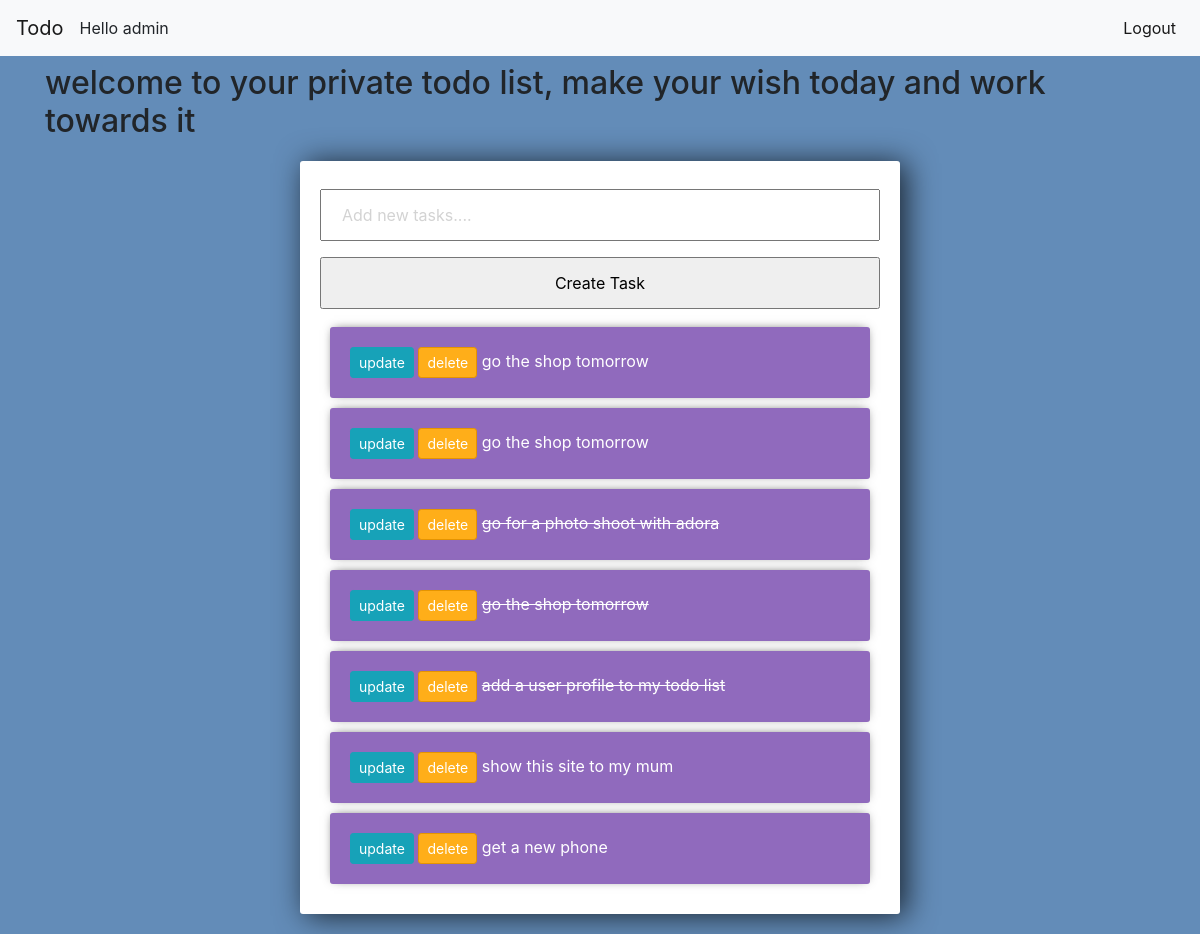
The app's page / (signed in) with its own data.
### task/models.py (models this page shows)
class Task(models.Model):
    title = models.CharField(max_length=200)
    completed = models.BooleanField(default=False)
    date_created = models.DateTimeField(auto_now_add=True)
    def __str__(self):
        return self.title
    class Meta:
        verbose_name = 'TodoList list'
        verbose_name_plural = 'TodoList lists'
        ordering = ['-date_created']

### task/views.py (the view)
# urls.py: path('', task_view, name='home'),
@login_required
def task_view(request):
    tasks = Task.objects.all()
    form = TaskForm()
    if request.method == 'POST':
        form = TaskForm(request.POST)
        if form.is_valid():
            form.save()
        return redirect('/')
    context = {'tasks': tasks, 'form': form}
    return render(request, 'home.html', context)

### task/forms.py
class TaskForm(forms.ModelForm):
    title = forms.CharField(widget=forms.TextInput(attrs={'placeholder': 'Add new tasks....'}))
    class Meta:
        model = Task
        fields = '__all__'

### templates/home.html (shortened to what this page needs)
{% extends 'base.html' %}
{% block content%}
    <form method="POST" action="/">
    {{form.title}}
    <input type="submit" name="create new task" value="Create Task">
    </form>
    <div class="todo-list">
        {% for task in tasks %}
        <div class="item-row">
             <a class ="btn btn-sm btn-info" href="{% url 'update_task' task.id %}">update</a>
            <a class ="btn btn-sm btn-danger" href="{% url 'delete_task' task.id %}">delete</a>
        {% if task.completed == True %}
            <strike>{{task}}</strike>
        {% else %}
            <span>{{task}}</span>
        {% endif%}
        </div>
        {% endfor %}
    </div>
{% endblock %}

### templates/base.html (shortened to what this page needs)
<!doctype html>
<html lang="en">
  <head>
    <link rel="stylesheet" href="https://stackpath.bootstrapcdn.com/bootstrap/4.4.1/css/bootstrap.min.css">
  </head>
  <body>
<div>
      <nav class="navbar navbar-expand-lg navbar-light bg-light">
    <a class="navbar-brand" href="#">Todo</a>
    <div class="collapse navbar-collapse" id="navbarSupportedContent">
        <ul class="navbar-nav mr-auto">
            <li class="nav-item active"> Hello {{ request.user}} </li>
        </ul>
    </div>
          <ul class="navbar-nav mr-auto">
            <li class="nav-item active">
                <a class="nav-link" href="{% url 'logout' %}">Logout <span class="sr-only">(current)</span></a>
            </li>
        </ul>
</nav>
</div>
<div class="container">
    <h2>welcome to your private todo list, make your wish today and work towards it</h2>
</div>
<div class="center-column">
    {% block content %}
    {% endblock%}
</div>
  </body>
</html>

### templates/home.html (style rules this page uses)
body { background-color: #638CB8; }
input { width: 100%; padding: 12px 20px; margin:8px 0; box-sizing: border-box; }
input::placeholder { color:#d3d3d3; }
.center-column { width:600px; margin: 20px auto; padding:20px; background-color:#fff; border-radius: 3px; box-shadow:6px 2px 30px 0px rgba(0,0,0,0.75); }
.item-row { background-color: #906abd; margin: 10px; padding: 20px; border-radius: 3px; color: #fff; font-size: 16px; box-shadow: 0px -1px 10px -4px rgba(0,0,0,0.75); }
.btn-danger { background-color: #ffae19; border-color: #e59400; }

### records on screen
Task: title "go the shop tomorrow"
Task: title "go the shop tomorrow"
Task: title "go for a photo shoot with adora"
Task: title "go the shop tomorrow"
Task: title "add a user profile to my todo list"
Task: title "show this site to my mum"
Task: title "get a new phone"

### other values on screen
{{ request.user }} "admin"
